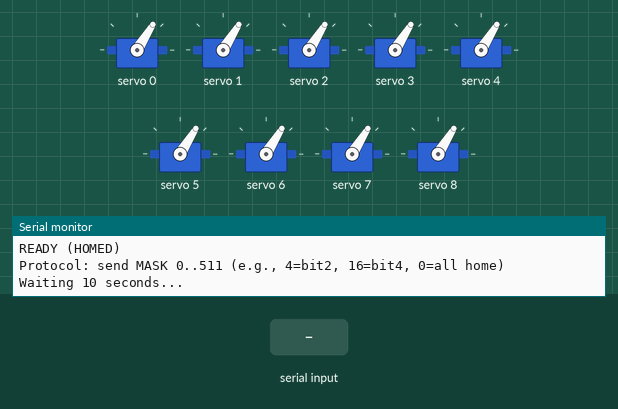
Simulated run of this sketch. Board: Arduino Uno, built with avr-gcc and run on an emulated ATmega328P. Parts: 9 × servo, the last lines printed to the serial monitor. The inputs (shaded band) are chosen by the test bench.

Above: at 10.8 s.
10.9 s: "90,45\n" received over Serial
At 12.81 s:
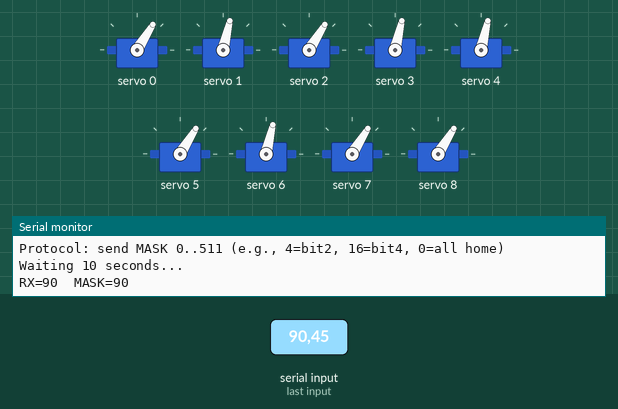
13.9 s: "30,150\n" received over Serial
At 14.17 s:
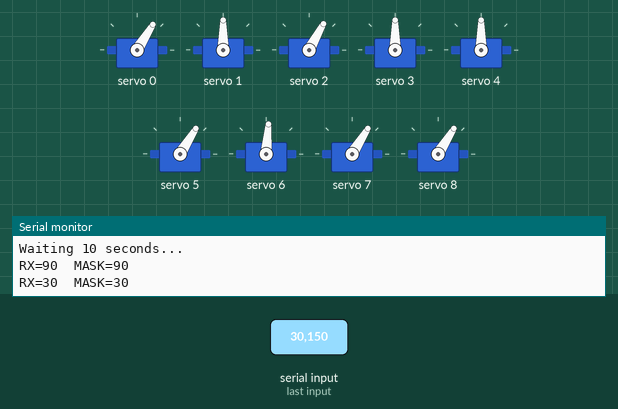
16.9 s: "5\n" received over Serial
At 17.49 s:
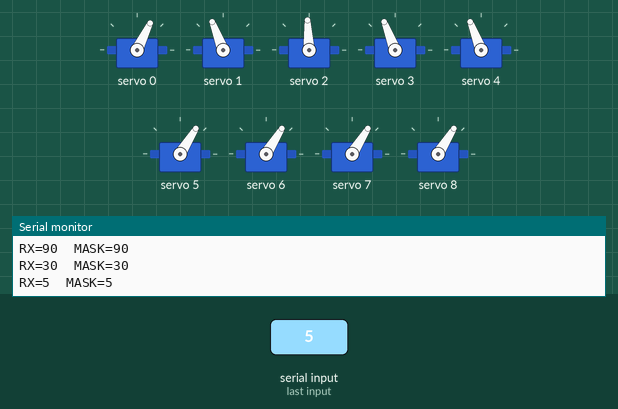
19.9 s: "200\n" received over Serial
At 20.49 s:
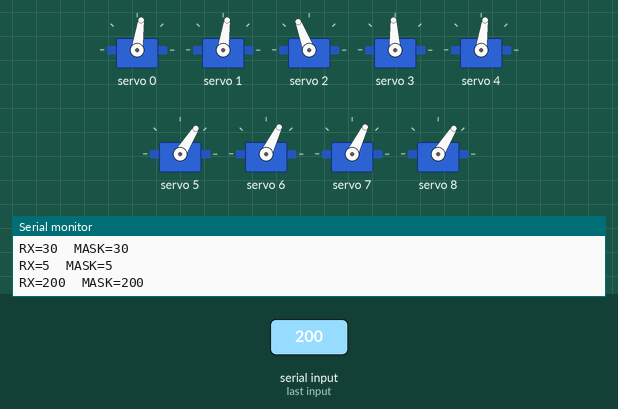
22.9 s: "90\n" received over Serial
At 23.17 s:
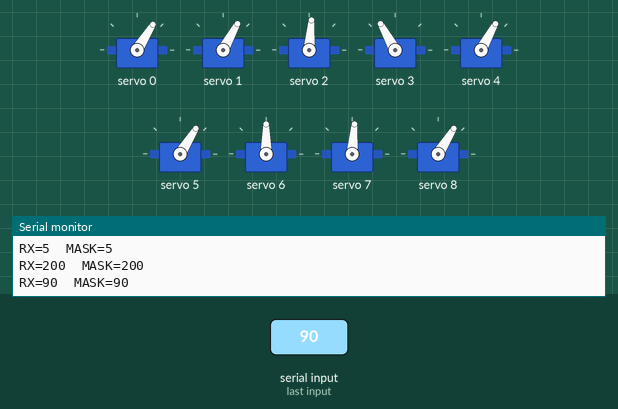
25.9 s: "30,150\n" received over Serial
At 26.28 s:
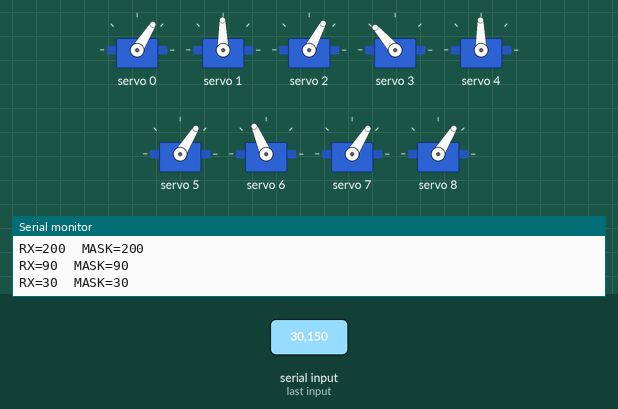
Timing chart, 0 to 31.7 s (numbered marks = the images above; inputs shaded):
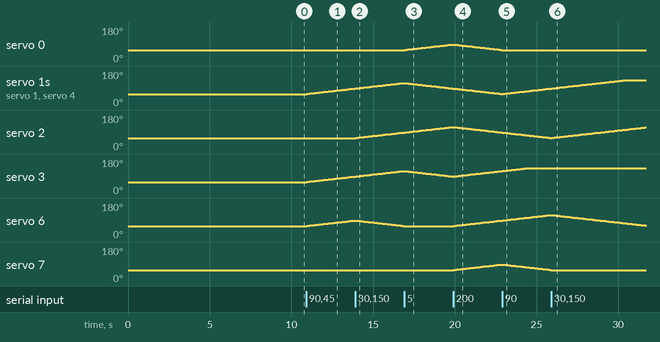

The sketch:

palm_detect_new.ino
```cpp
#include <Wire.h>
#include <Adafruit_PWMServoDriver.h>

Adafruit_PWMServoDriver pwm = Adafruit_PWMServoDriver();

const uint8_t N = 9;
const uint8_t CH[N] = {0,1,2,3,4,5,6,7,8};

const int MIN_US = 1150;
const int MAX_US = 1900;

const int SPEED_US_PER_SEC = 140;
const int UPDATE_MS = 10;

int current_us[N];
int target_us[N];

unsigned long lastUpdate = 0;

// -------- SAFETY SETTINGS ----------
const unsigned long STARTUP_DELAY_MS = 10000;   // 10 sec delay before accepting commands
// -----------------------------------
unsigned long bootMs = 0;

uint16_t usToCounts(int us) {
  long counts = (long)us * 4096L / 20000L; // 20ms period @ 50Hz
  if (counts < 0) counts = 0;
  if (counts > 4095) counts = 4095;
  return (uint16_t)counts;
}

void writeChannel(uint8_t ch, int us) {
  pwm.setPWM(ch, 0, usToCounts(us));
}

bool stepAllTowardTargets() {
  unsigned long now = millis();
  if (now - lastUpdate < (unsigned long)UPDATE_MS) return false;
  lastUpdate = now;

  int step = (SPEED_US_PER_SEC * UPDATE_MS) / 1000;
  if (step < 1) step = 1;

  for (uint8_t i = 0; i < N; i++) {
    if (current_us[i] < target_us[i]) {
      current_us[i] += step;
      if (current_us[i] > target_us[i]) current_us[i] = target_us[i];
      writeChannel(CH[i], current_us[i]);
    }
    else if (current_us[i] > target_us[i]) {
      current_us[i] -= step;
      if (current_us[i] < target_us[i]) current_us[i] = target_us[i];
      writeChannel(CH[i], current_us[i]);
    }
  }
  return true;
}

/*
  Mapping from GRID bit index (0..8) to ACTUATOR index (0..8).
  If your physical layout doesn't match the PCA9685 channel order,
  change this mapping ONLY (not wiring).
*/
const uint8_t GRID_TO_ACT[N] = {
  0, 1, 2,
  3, 4, 5,
  6, 7, 8
};

// bit g = 1 => actuator GRID_TO_ACT[g] goes to MAX_US
// others go to MIN_US
void applyMaskToTargets(uint16_t mask) {
  for (uint8_t a = 0; a < N; a++) {
    target_us[a] = MIN_US;
  }

  for (uint8_t g = 0; g < N; g++) {
    if (mask & (1 << g)) {
      uint8_t a = GRID_TO_ACT[g];
      if (a < N) target_us[a] = MAX_US;
    }
  }
}

/*
  FIXED: Always treat incoming number as a MASK (0..511).
  This avoids the ambiguity that caused:
    4 (top-right bit) being misread as index 4 => (1<<4)=16 (center)
*/
uint16_t decodeIncomingToMask(long v) {
  if (v < 0) v = 0;
  if (v > 511) v = 511;
  return (uint16_t)v;
}

void setup() {
  Serial.begin(9600);   // KEEP AT 9600

  pwm.begin();
  pwm.setPWMFreq(50);

  // Immediately home everything
  for (uint8_t i = 0; i < N; i++) {
    current_us[i] = MIN_US;
    target_us[i]  = MIN_US;
    writeChannel(CH[i], current_us[i]);
  }

  bootMs = millis();

  Serial.println("READY (HOMED)");
  Serial.println("Protocol: send MASK 0..511 (e.g., 4=bit2, 16=bit4, 0=all home)");
  Serial.println("Waiting 10 seconds...");
}

void loop() {
  unsigned long now = millis();

  // Hold home for first 10 seconds
  if (now - bootMs < STARTUP_DELAY_MS) {
    applyMaskToTargets(0);
    stepAllTowardTargets();
    return;
  }

  // Read serial mask
  if (Serial.available()) {
    String line = Serial.readStringUntil('\n');
    line.trim();
    if (line.length() > 0) {
      long v = line.toInt();
      uint16_t mask = decodeIncomingToMask(v);

      // Debug print so you can see exactly what Arduino received
      Serial.print("RX=");
      Serial.print(v);
      Serial.print("  MASK=");
      Serial.println(mask);

      applyMaskToTargets(mask);
    }
  }

  // Smooth motion always active
  stepAllTowardTargets();
}
```

Measured:
- after the input at 10.9 s, servo 1, servo 3, servo 4, servo 6: moves from 58° to 87° over 2.9 s, starting at once
- after the input at 13.9 s, servo 2: moves from 58° to 87° over 2.9 s, starting at once
- after the input at 16.9 s, servo 0: moves from 58° to 87° over 2.9 s, starting at once
- after the input at 19.9 s, servo 6, servo 7: moves from 58° to 87° over 2.9 s, starting at once
- after the input at 22.9 s, servo 1, servo 4: moves from 58° to 87° over 2.9 s, starting at once
- after the input at 25.9 s, servo 2: moves from 58° to 114° over 5.7 s, starting at once
